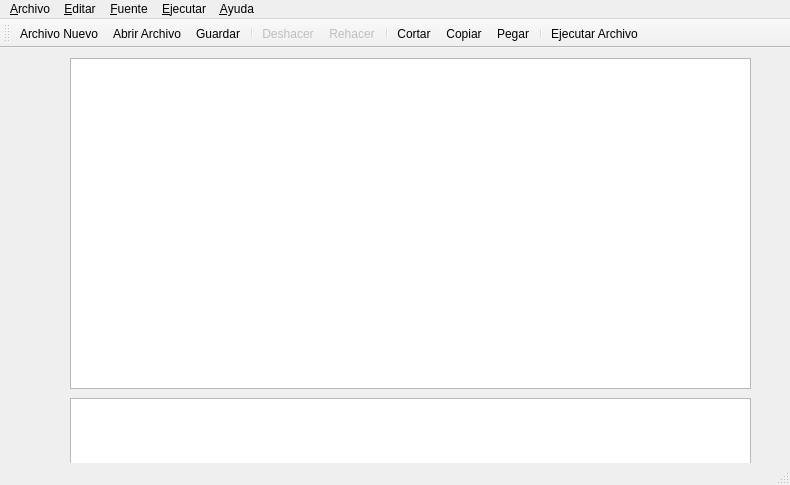
<?xml version="1.0" encoding="UTF-8"?>
<ui version="4.0">
 <class>MainWindow</class>
 <widget class="QMainWindow" name="MainWindow">
  <property name="geometry">
   <rect>
    <x>0</x>
    <y>0</y>
    <width>790</width>
    <height>485</height>
   </rect>
  </property>
  <property name="windowTitle">
   <string>Proyecto Final[*]</string>
  </property>
  <widget class="QWidget" name="centralWidget">
   <widget class="QPlainTextEdit" name="plainTextEdit">
    <property name="geometry">
     <rect>
      <x>70</x>
      <y>10</y>
      <width>681</width>
      <height>331</height>
     </rect>
    </property>
    <property name="sizePolicy">
     <sizepolicy hsizetype="Maximum" vsizetype="Maximum">
      <horstretch>0</horstretch>
      <verstretch>0</verstretch>
     </sizepolicy>
    </property>
   </widget>
   <widget class="QTextEdit" name="textEdit">
    <property name="geometry">
     <rect>
      <x>70</x>
      <y>350</y>
      <width>681</width>
      <height>71</height>
     </rect>
    </property>
    <property name="inputMethodHints">
     <set>Qt::ImhMultiLine</set>
    </property>
   </widget>
  </widget>
  <widget class="QMenuBar" name="menuBar">
   <property name="geometry">
    <rect>
     <x>0</x>
     <y>0</y>
     <width>790</width>
     <height>19</height>
    </rect>
   </property>
   <widget class="QMenu" name="menu_Archivo">
    <property name="title">
     <string>&amp;Archivo</string>
    </property>
    <addaction name="action_Archivo_Nuevo"/>
    <addaction name="separator"/>
    <addaction name="action_Abrir_Archivo"/>
    <addaction name="action_Cerrar_Arcivo"/>
    <addaction name="separator"/>
    <addaction name="action_Guardar"/>
    <addaction name="action_Guardar_Como"/>
    <addaction name="separator"/>
    <addaction name="action_Salir"/>
   </widget>
   <widget class="QMenu" name="menu_Editar">
    <property name="title">
     <string>&amp;Editar</string>
    </property>
    <addaction name="action_Deshacer"/>
    <addaction name="action_Rehacer"/>
    <addaction name="separator"/>
    <addaction name="action_Cortar"/>
    <addaction name="action_Copiar"/>
    <addaction name="action_Pegar"/>
    <addaction name="action_Seleccionar_Todo"/>
    <addaction name="action_Borrar"/>
   </widget>
   <widget class="QMenu" name="menu_Fuente">
    <property name="title">
     <string>&amp;Fuente</string>
    </property>
    <addaction name="action_Cambiar_Fuente"/>
    <addaction name="action_Color"/>
   </widget>
   <widget class="QMenu" name="menu_Ejecutar">
    <property name="title">
     <string>&amp;Ejecutar</string>
    </property>
    <addaction name="action_Ejecutar_Archivo"/>
   </widget>
   <widget class="QMenu" name="menu_Ayuda">
    <property name="title">
     <string>&amp;Ayuda</string>
    </property>
   </widget>
   <addaction name="menu_Archivo"/>
   <addaction name="menu_Editar"/>
   <addaction name="menu_Fuente"/>
   <addaction name="menu_Ejecutar"/>
   <addaction name="menu_Ayuda"/>
  </widget>
  <widget class="QToolBar" name="mainToolBar">
   <attribute name="toolBarArea">
    <enum>TopToolBarArea</enum>
   </attribute>
   <attribute name="toolBarBreak">
    <bool>false</bool>
   </attribute>
   <addaction name="action_Archivo_Nuevo"/>
   <addaction name="action_Abrir_Archivo"/>
   <addaction name="action_Guardar"/>
   <addaction name="separator"/>
   <addaction name="action_Deshacer"/>
   <addaction name="action_Rehacer"/>
   <addaction name="separator"/>
   <addaction name="action_Cortar"/>
   <addaction name="action_Copiar"/>
   <addaction name="action_Pegar"/>
   <addaction name="separator"/>
   <addaction name="action_Ejecutar_Archivo"/>
  </widget>
  <widget class="QStatusBar" name="statusBar"/>
  <action name="action_Archivo_Nuevo">
   <property name="icon">
    <iconset resource="iconos.qrc">
     <normaloff>:/iconos/nuevo.png</normaloff>:/iconos/nuevo.png</iconset>
   </property>
   <property name="text">
    <string>Archivo &amp;Nuevo</string>
   </property>
   <property name="shortcut">
    <string>Ctrl+N</string>
   </property>
  </action>
  <action name="action_Abrir_Archivo">
   <property name="icon">
    <iconset>
     <normaloff>../build-proyectoFinal-Desktop_Qt_5_7_0_GCC_64bit-Debug/Iconos/abrir-el-archivo-icono-7135-32.png</normaloff>../build-proyectoFinal-Desktop_Qt_5_7_0_GCC_64bit-Debug/Iconos/abrir-el-archivo-icono-7135-32.png</iconset>
   </property>
   <property name="text">
    <string>&amp;Abrir Archivo</string>
   </property>
   <property name="shortcut">
    <string>Ctrl+O</string>
   </property>
  </action>
  <action name="action_Guardar">
   <property name="icon">
    <iconset>
     <normaloff>../build-proyectoFinal-Desktop_Qt_5_7_0_GCC_64bit-Debug/Iconos/save.png</normaloff>../build-proyectoFinal-Desktop_Qt_5_7_0_GCC_64bit-Debug/Iconos/save.png</iconset>
   </property>
   <property name="text">
    <string>&amp;Guardar</string>
   </property>
   <property name="shortcut">
    <string>Ctrl+S</string>
   </property>
  </action>
  <action name="action_Guardar_Como">
   <property name="icon">
    <iconset>
     <normaloff>../build-proyectoFinal-Desktop_Qt_5_7_0_GCC_64bit-Debug/Iconos/como-un-registro-en-papel-icono-9371-32.png</normaloff>../build-proyectoFinal-Desktop_Qt_5_7_0_GCC_64bit-Debug/Iconos/como-un-registro-en-papel-icono-9371-32.png</iconset>
   </property>
   <property name="text">
    <string>Guardar &amp;Como</string>
   </property>
   <property name="shortcut">
    <string>Ctrl+Shift+S</string>
   </property>
  </action>
  <action name="action_Salir">
   <property name="icon">
    <iconset>
     <normaloff>../build-proyectoFinal-Desktop_Qt_5_7_0_GCC_64bit-Debug/Iconos/cerrar-borrar-la-salida-icono-8537-32.png</normaloff>../build-proyectoFinal-Desktop_Qt_5_7_0_GCC_64bit-Debug/Iconos/cerrar-borrar-la-salida-icono-8537-32.png</iconset>
   </property>
   <property name="text">
    <string>&amp;Salir</string>
   </property>
   <property name="shortcutContext">
    <enum>Qt::WidgetShortcut</enum>
   </property>
  </action>
  <action name="action_Cerrar_Arcivo">
   <property name="text">
    <string>&amp;Cerrar Archivo</string>
   </property>
  </action>
  <action name="action_Cortar">
   <property name="icon">
    <iconset>
     <normaloff>../build-proyectoFinal-Desktop_Qt_5_7_0_GCC_64bit-Debug/Iconos/cortar-icono-9536-32.png</normaloff>../build-proyectoFinal-Desktop_Qt_5_7_0_GCC_64bit-Debug/Iconos/cortar-icono-9536-32.png</iconset>
   </property>
   <property name="text">
    <string>&amp;Cortar</string>
   </property>
   <property name="shortcut">
    <string>Ctrl+X</string>
   </property>
  </action>
  <action name="action_Copiar">
   <property name="icon">
    <iconset>
     <normaloff>../build-proyectoFinal-Desktop_Qt_5_7_0_GCC_64bit-Debug/Iconos/copiar-los-archivos-de-documentos-de-icono-4275-32.png</normaloff>../build-proyectoFinal-Desktop_Qt_5_7_0_GCC_64bit-Debug/Iconos/copiar-los-archivos-de-documentos-de-icono-4275-32.png</iconset>
   </property>
   <property name="text">
    <string>&amp;Copiar</string>
   </property>
   <property name="shortcut">
    <string>Ctrl+C</string>
   </property>
  </action>
  <action name="action_Pegar">
   <property name="icon">
    <iconset>
     <normaloff>../build-proyectoFinal-Desktop_Qt_5_7_0_GCC_64bit-Debug/Iconos/pegar-icono-6798-32.png</normaloff>../build-proyectoFinal-Desktop_Qt_5_7_0_GCC_64bit-Debug/Iconos/pegar-icono-6798-32.png</iconset>
   </property>
   <property name="text">
    <string>&amp;Pegar</string>
   </property>
   <property name="shortcut">
    <string>Ctrl+V</string>
   </property>
  </action>
  <action name="action_Seleccionar_Todo">
   <property name="text">
    <string>&amp;Seleccionar Todo</string>
   </property>
   <property name="shortcut">
    <string>Ctrl+E</string>
   </property>
  </action>
  <action name="action_Deshacer">
   <property name="enabled">
    <bool>false</bool>
   </property>
   <property name="icon">
    <iconset>
     <normaloff>../build-proyectoFinal-Desktop_Qt_5_7_0_GCC_64bit-Debug/Iconos/red-deshacer-icono-9734-32.png</normaloff>../build-proyectoFinal-Desktop_Qt_5_7_0_GCC_64bit-Debug/Iconos/red-deshacer-icono-9734-32.png</iconset>
   </property>
   <property name="text">
    <string>&amp;Deshacer</string>
   </property>
   <property name="shortcut">
    <string>Ctrl+Z</string>
   </property>
  </action>
  <action name="action_Rehacer">
   <property name="enabled">
    <bool>false</bool>
   </property>
   <property name="icon">
    <iconset>
     <normaloff>../build-proyectoFinal-Desktop_Qt_5_7_0_GCC_64bit-Debug/Iconos/azul-otra-vez-icono-3840-32.png</normaloff>../build-proyectoFinal-Desktop_Qt_5_7_0_GCC_64bit-Debug/Iconos/azul-otra-vez-icono-3840-32.png</iconset>
   </property>
   <property name="text">
    <string>&amp;Rehacer</string>
   </property>
   <property name="shortcut">
    <string>Ctrl+Y</string>
   </property>
  </action>
  <action name="action_Borrar">
   <property name="text">
    <string>&amp;Borrar</string>
   </property>
   <property name="shortcut">
    <string>Backspace</string>
   </property>
  </action>
  <action name="action_Ejecutar_Archivo">
   <property name="icon">
    <iconset resource="iconos.qrc">
     <normaloff>:/iconos/Play-2-Hot-icon.png</normaloff>:/iconos/Play-2-Hot-icon.png</iconset>
   </property>
   <property name="text">
    <string>&amp;Ejecutar Archivo</string>
   </property>
   <property name="shortcut">
    <string>Ctrl+R</string>
   </property>
  </action>
  <action name="action_Cambiar_Fuente">
   <property name="text">
    <string>&amp;Tipo</string>
   </property>
  </action>
  <action name="action_Color">
   <property name="text">
    <string>&amp;Color</string>
   </property>
  </action>
 </widget>
 <layoutdefault spacing="6" margin="11"/>
 <resources>
  <include location="iconos.qrc"/>
 </resources>
 <connections>
  <connection>
   <sender>action_Salir</sender>
   <signal>triggered()</signal>
   <receiver>MainWindow</receiver>
   <slot>close()</slot>
   <hints>
    <hint type="sourcelabel">
     <x>-1</x>
     <y>-1</y>
    </hint>
    <hint type="destinationlabel">
     <x>353</x>
     <y>242</y>
    </hint>
   </hints>
  </connection>
  <connection>
   <sender>action_Copiar</sender>
   <signal>triggered()</signal>
   <receiver>plainTextEdit</receiver>
   <slot>copy()</slot>
   <hints>
    <hint type="sourcelabel">
     <x>-1</x>
     <y>-1</y>
    </hint>
    <hint type="destinationlabel">
     <x>415</x>
     <y>191</y>
    </hint>
   </hints>
  </connection>
  <connection>
   <sender>action_Deshacer</sender>
   <signal>triggered()</signal>
   <receiver>plainTextEdit</receiver>
   <slot>undo()</slot>
   <hints>
    <hint type="sourcelabel">
     <x>-1</x>
     <y>-1</y>
    </hint>
    <hint type="destinationlabel">
     <x>415</x>
     <y>191</y>
    </hint>
   </hints>
  </connection>
  <connection>
   <sender>action_Rehacer</sender>
   <signal>triggered()</signal>
   <receiver>plainTextEdit</receiver>
   <slot>redo()</slot>
   <hints>
    <hint type="sourcelabel">
     <x>-1</x>
     <y>-1</y>
    </hint>
    <hint type="destinationlabel">
     <x>415</x>
     <y>191</y>
    </hint>
   </hints>
  </connection>
  <connection>
   <sender>action_Cortar</sender>
   <signal>triggered()</signal>
   <receiver>plainTextEdit</receiver>
   <slot>cut()</slot>
   <hints>
    <hint type="sourcelabel">
     <x>-1</x>
     <y>-1</y>
    </hint>
    <hint type="destinationlabel">
     <x>415</x>
     <y>191</y>
    </hint>
   </hints>
  </connection>
  <connection>
   <sender>action_Pegar</sender>
   <signal>triggered()</signal>
   <receiver>plainTextEdit</receiver>
   <slot>paste()</slot>
   <hints>
    <hint type="sourcelabel">
     <x>-1</x>
     <y>-1</y>
    </hint>
    <hint type="destinationlabel">
     <x>415</x>
     <y>191</y>
    </hint>
   </hints>
  </connection>
  <connection>
   <sender>action_Seleccionar_Todo</sender>
   <signal>triggered()</signal>
   <receiver>plainTextEdit</receiver>
   <slot>selectAll()</slot>
   <hints>
    <hint type="sourcelabel">
     <x>-1</x>
     <y>-1</y>
    </hint>
    <hint type="destinationlabel">
     <x>415</x>
     <y>191</y>
    </hint>
   </hints>
  </connection>
  <connection>
   <sender>action_Borrar</sender>
   <signal>triggered()</signal>
   <receiver>plainTextEdit</receiver>
   <slot>clear()</slot>
   <hints>
    <hint type="sourcelabel">
     <x>-1</x>
     <y>-1</y>
    </hint>
    <hint type="destinationlabel">
     <x>415</x>
     <y>191</y>
    </hint>
   </hints>
  </connection>
  <connection>
   <sender>plainTextEdit</sender>
   <signal>modificationChanged(bool)</signal>
   <receiver>MainWindow</receiver>
   <slot>setWindowModified(bool)</slot>
   <hints>
    <hint type="sourcelabel">
     <x>148</x>
     <y>195</y>
    </hint>
    <hint type="destinationlabel">
     <x>66</x>
     <y>188</y>
    </hint>
   </hints>
  </connection>
 </connections>
</ui>
